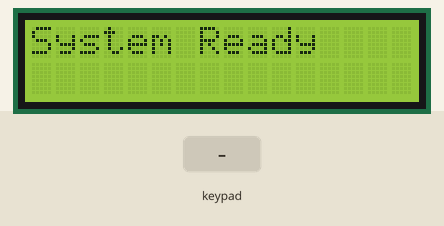
This sketch was run on a simulated Arduino Mega 2560, built with avr-gcc and run on an emulated ATmega2560. Parts: 16×2 character LCD. The inputs (shaded band) are chosen by the test bench. The modem accepts every AT command (registered, SIM ready, sends succeed) and sends nothing else.

Above: at 16.7 s.
19.9 s: keypad keys 1 1 1 0 9 8 pressed 0.4 s apart
At 23.7 s:
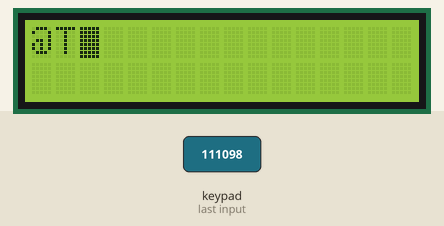
24.4 s: key '2' pressed
At 26.0 s:
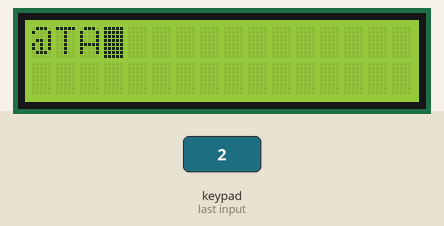
26.9 s: keypad keys 1 1 1 0 9 8 # pressed 0.4 s apart
At 30.3 s:
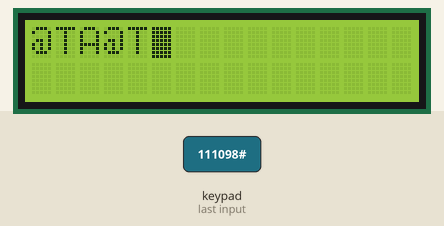
31.4 s: key '3' pressed
At 33.6 s:
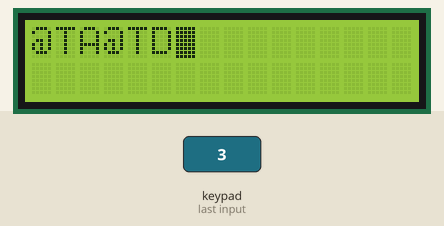
33.9 s: keypad keys 1 1 1 0 9 8 * pressed 0.4 s apart
At 38.0 s:
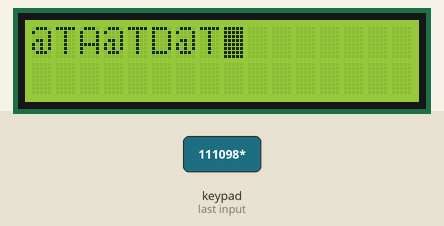
38.4 s: key '4' pressed
At 40.2 s:
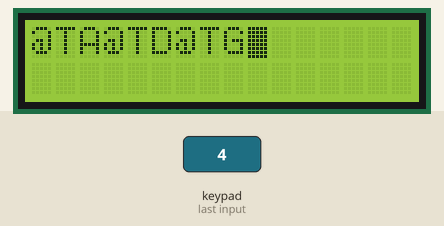
Timing chart, 0 to 41.7 s (numbered marks = the images above; inputs shaded):
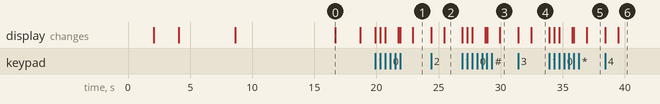

The sketch:

sketch_dec26a.ino
```cpp
#include <SoftwareSerial.h>  // serial software library for interfacing gsm module
SoftwareSerial Serial1(2, 3); // RX, TX  // connect gsm Tx at D2 and Rx at D3

#include<LiquidCrystal.h>     // LCD library for interfacing LCD
LiquidCrystal lcd(14,15,16,17,18,19);   // connect rs,en,d4,d5,d6,d7 respectevely

String pvtKey="wY9DPG5vzpH99KNrNkx2";     // private key for posting data to sparkfun
String publicKey="w5nXxM6rp0tww5YVYg3G";  // public key for open page of sparkfun
String url="";
String ip="\"data.sparkfun.com\"";        // sparkfun server ip or url
int port=80;                              // sparkfun server port

String SendCmd="AT+CIPSEND=";           // sending number of byte command
String Start="AT+CIPSTART=\"TCP\"";     // TCPIP start command

// strings and variables
//String msg="";
String instr="";
String str_sms="";
String str1="";
int i=0,temp=0;

#include <Keypad.h>               // keypad library for interfacing keypad
const byte ROWS = 4; //four rows
const byte COLS = 4; //four columns
int x=0;
int y=0;
int n=0;
int minValue=0;
int maxValue=0;
char keyPress=0;
int keyPressTime=100;
String msg="";

char hexaKeys[ROWS][COLS] =
{
  {'1','2','3','A'},
  {'4','5','6','B'},
  {'7','8','9','C'},
  {'*','0','#','D'}
};

byte rowPins[ROWS] = {11, 10, 9, 8}; //connect to the row pinouts of the keypad
byte colPins[COLS] = {7, 6, 5, 4}; //connect to the column pinouts of the keypad

Keypad customKeypad = Keypad( makeKeymap(hexaKeys), rowPins, colPins, ROWS, COLS);

String alpha="1!@_$%?ABC2DEF3GHI4JKL5MNO6PQRS7TUV8WXYZ9* 0#";

void setup()
{
  Serial1.begin(9600);    // init serial1 for GSM
  lcd.begin(16,2);        // init LCD
  lcd.print("Sending Data  ");
  lcd.setCursor(0,1);
  lcd.print("to Server");
  delay(2000);
  lcd.clear();
  lcd.print("Circuit Digest");
  lcd.setCursor(0,1);
  lcd.print("Saddam Khan");
  delay(2000);
  lcd.clear();
  lcd.print("Initializing GSM");
  initGSM();      // init GSM module
  lcd.clear();
  lcd.print("Initializing GPRS");
  initGPRS();     // init GPRS in GSM Module
  lcd.clear();
  lcd.print("System Ready");
  delay(2000);
}

void loop()
{
  int n=0;
  lcd.clear();
  lcd.noCursor();
  while(1)
  {
    lcd.cursor();
    char key = customKeypad.getKey();
    if(key=='1')
      getkey(0, 6, key);

     if(key=='2')
      getkey(7, 10, key);

     else if(key=='3')
      getkey(11, 14, key);

     else if(key=='4')
      getkey(15, 18, key);

    else if(key=='5')
      getkey(19, 22, key);

    else if(key=='6')
      getkey(23, 26, key);

    else if(key=='7')
      getkey(27, 31, key);

    else if(key=='8')
      getkey(32,35, key);

    else if(key=='9')
      getkey(36, 40, key);

    else if(key=='*')
      getkey(41, 41, key);

    else if(key=='0')
      getkey(42, 43, key);

    else if(key=='#')
      getkey(44, 44, key);

    else if(key == 'C')
    {
         x--;
         lcd.setCursor(x,y);
         lcd.print(" ");
         n--;
         msg[n]=' ';
         lcd.setCursor(x,y);
    }

    else if(key == 'D')
    {
      lcd.clear();
      lcd.noBlink();
      lcd.print("Sending Data");
      lcd.setCursor(0,1);
      lcd.print("To Server");
      url="GET /input/";
      url+=publicKey;
      url+="?private_key=";
      url+=pvtKey;
      url+="&log=";
      url+=msg;
      url+=" HTTP/1.0\r\n\r\n";
      String svr=Start+","+ip+","+port;
      delay(1000);
      connectGSM(svr,"CONNECT");
      delay(1000);
      int len = url.length();
      String str="";
      str=SendCmd+len;
      sendToServer(str);
       Serial1.print(url);
      delay(1000);
      Serial1.write(0x1A);
      delay(1000);
      lcd.clear();
      lcd_status();
       //  clearmsg();
       n=0;
       i=0;
       x=0;
       y=0;
       msg="";
    }
  }
}

void getkey(int minValue, int maxValue, char keyPress)
{
   int ch=minValue;
   int pressed=1;
   char key=keyPress;
   lcd.noBlink();
   for(int i=0;i<keyPressTime;i++)
   {
      if(key==keyPress)
      {
         lcd.setCursor(x,y);
         lcd.print(alpha[ch]);
         ch++;
         if(ch>maxValue)
         ch=minValue;
         i=0;
      }
      key=customKeypad.getKey();
      delay(10);
    }

     if(pressed)
     {
        x++;
        msg+=alpha[ch-1];
        n++;
        if(x>15)
        {
          x=0;
          y=1;
        }
     }
    pressed=0;
    lcd.blink();
}

void lcd_status()
{
  lcd.clear();
  lcd.print("Data Sent to");
  lcd.setCursor(0,1);
  lcd.print("Server");
  delay(2000);
  lcd.clear();
}

void sendToServer(String str)
{
  Serial1.println(str);
  delay(1000);
}

void initGSM()
{
  connectGSM("AT","OK");
  connectGSM("ATE1","OK");
  connectGSM("AT+CPIN?","READY");
}
void initGPRS()
{
  connectGSM("AT+CIPSHUT","OK");
  connectGSM("AT+CGATT=1","OK");
  connectGSM("AT+CSTT=\"airtelgprs.com\",\"\",\"\"","OK");
  connectGSM("AT+CIICR","OK");
  delay(1000);
  Serial1.println("AT+CIFSR");
  delay(1000);
}
void connectGSM (String cmd, char *res)
{
  while(1)
  {
    Serial.println(cmd);
    Serial1.println(cmd);
    delay(500);
    while(Serial1.available()>0)
    {
      if(Serial1.find(res))
      {
        delay(1000);
        return;
      }
    }
    delay(1000);
   }
 }

/*
 Public URL
http://data.sparkfun.com/streams/w5nXxM6rp0tww5YVYg3G
Public Key

w5nXxM6rp0tww5YVYg3G
Private Key

wY9DPG5vzpH99KNrNkx2
Keep this key secret, and in a safe place.  You will not be able to retrieve it.

Delete Key

xxxxxxxxxxxxx
This key can only be used once.  Keep this key secret, and in a safe place.  You will not be able to retrieve it.

Logging using query string parameters
Format:
http://data.sparkfun.com/input/[publicKey]?private_key=[privateKey]&log=[value]
Example:
http://data.sparkfun.com/input/w5nXxM6rp0tww5YVYg3G?private_key=wY9DPG5vzpH99KNrNkx2&log=22.21

*/
```

Measured:
- after the input at 19.9 s, the display: first changes at once (image 1 shows a later state)
- after the input at 24.4 s, the display: first changes at once (image 2 shows a later state)
- after the input at 26.9 s, the display: first changes at once (image 3 shows a later state)
- after the input at 31.4 s, the display: first changes at once (image 4 shows a later state)
- after the input at 33.9 s, the display: first changes at once (image 5 shows a later state)
- after the input at 38.4 s, the display: first changes at once (image 6 shows a later state)
- what the display in image 0 shows lasts 2.0 s, from 16.7 s to 18.7 s
